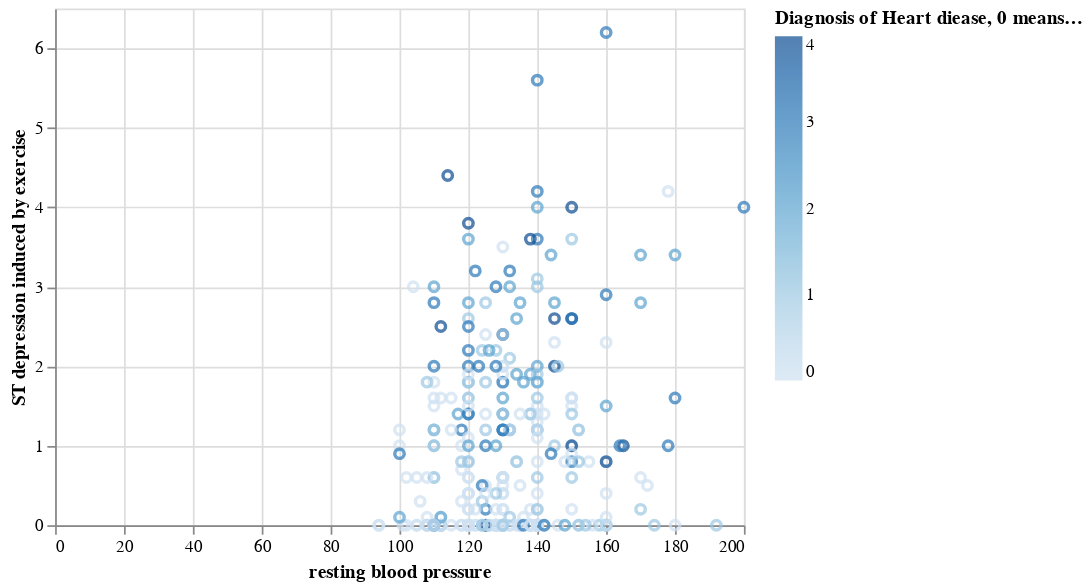

The cell this chart's notebook holds for it:
### Code cell
trestbps_oldpeak_plot = alt.Chart(cleveland).mark_point().encode(
    x = alt.X("trestbps", title = "resting blood pressure"),
    y = alt.Y('oldpeak', title = "ST depression induced by exercise"),
    color = alt.Color("num", title = "Diagnosis of Heart diease, 0 means None")
)
trestbps_oldpeak_plot

### Figure 1 — Vega-Lite specification as saved in the notebook (floating-point values rounded to 4 significant figures; data arrays with more than 128 entries replaced by an {"elided": "..."} marker saying what was removed)
{"config": {"view": {"continuousWidth": 400, "continuousHeight": 300}}, "data": {"name": "data-9e6ddf12bc48ba267478d547b68f0b96"}, "mark": "point", "encoding": {"color": {"field": "num", "title": "Diagnosis of Heart diease, 0 means None", "type": "quantitative"}, "x": {"field": "trestbps", "title": "resting blood pressure", "type": "quantitative"}, "y": {"field": "oldpeak", "title": "ST depression induced by exercise", "type": "quantitative"}}, "$schema": "https://vega.github.io/schema/vega-lite/v4.17.0.json", "datasets": {"data-9e6ddf12bc48ba267478d547b68f0b96": {"elided": "303 records"}}}
